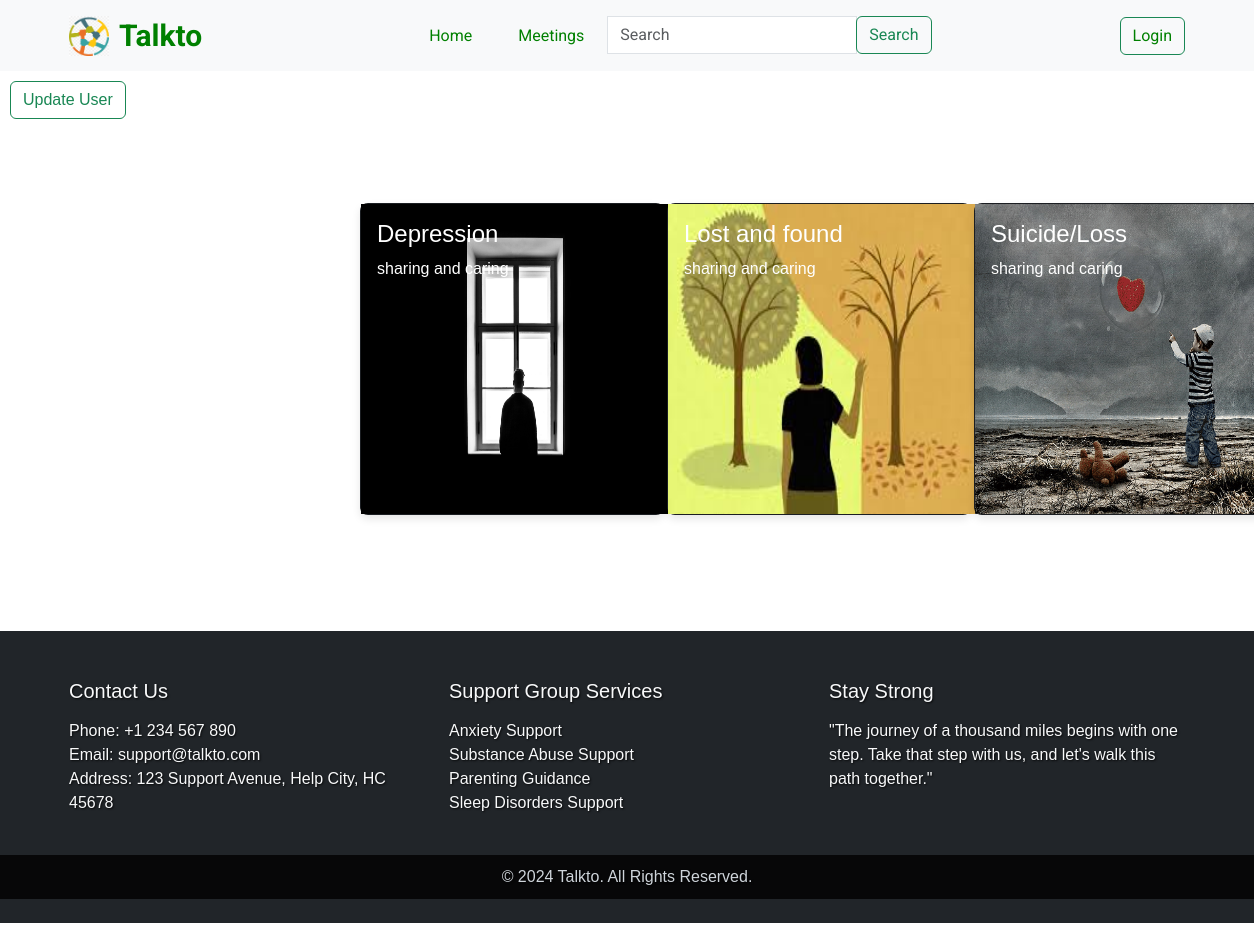
Page /profile/1/ on the committed database.
### base/models.py (models this page shows, shortened)
class Topic(models.Model):
    picture = models.ImageField(null=True, blank=True)
    name = models.CharField(max_length=200)
    description = models.TextField(max_length=500)
    content = models.CharField(max_length=200)
    category = models.ForeignKey(Category, on_delete=models.CASCADE)
    class Meta:
        ordering = ['name']

### base/views.py (the view)
# urls.py: path('profile/<str:pk>/', views.profile, name='profile'),
def profile(request, pk):
    user = User.objects.get(id=pk)
    q = request.GET.get('q') if request.GET.get('q') != None else ''
    topics = user.topics.filter(Q(name__icontains=q) | Q(category__heading__icontains=q) | Q(description__icontains=q))
    heading = "My community"
    categories = Category.objects.all()
    context = {"topics": topics, 'heading': heading, "categories": categories}
    return render(request, 'base/profile.html', context)

### base/models.py (called while the page is built)
    def __str__(self):
        return self.heading

### base/templates/base/profile.html (shortened to what this page needs)
{% extends 'main.html' %}
{% load static %}
{% block static %}
<link rel="stylesheet" href="{% static 'styles/styles.css' %}">
{% endblock %}
{% block content %}
<body class="profile-page">
    <div class="main-content">
        <div style="margin:10px;">
            <a class="btn btn-outline-success" href="{% url 'update_user' %}" role="button">Update User</a>
        </div>
        <br>
        {% include 'base/topic.html' %}
    </div>
</body>
{% endblock %}

### base/templates/base/topic.html (shortened to what this page needs)
{% load static %}
{% block static %}
        <link rel="stylesheet" href="{% static 'styles/styles.css' %}">
{% endblock %}
<div class="home-container" >
    <div class="row">
        <div class="col-md-9">
            <div id="topics" class="row">
                {% for topic in topics %}
                    <div class="col-md-4 topic-card">
                        <div class="card text-bg-dark" style="width: 19rem;">
                            <img src="{{ topic.picture.url }}" class="" style="height:310px; width:310px;" >
                            <div class="card-img-overlay">
                                <h4 class="card-title">{{ topic.name }}</h4>
                                <p class="card-text">{{ topic.content |slice:":200" }}</p>
                                <br><br><br><br><br><br>
                            </div>
                        </div>
                    </div>
                {% endfor %}
            </div>
        </div>
    </div>
</div>

### static/styles/styles.css (style rules this page uses)
body { font-family: Arial, sans-serif; }

### base/templates/base/profile.html (style rules this page uses)
.main-content { min-height: calc(100vh - 250px); }

### base/templates/base/topic.html (style rules this page uses)
.home-container { margin-top:50px; margin-left:50px; }
.topic-card { margin-bottom: 30px; }
#topics .col-md-4 { padding-left: 15px; padding-right: 15px; }
.card { border-radius: 8px; box-shadow: 0 4px 8px rgba(0, 0, 0, 0.1); }
.card-title { color: white; }
.card-text { color: white; }

### rows in the picture
Topic: picture (picture), name "Depression", content "sharing and caring"
Topic: picture (picture), name "Lost and found", content "sharing and caring"
Topic: picture (picture), name "Suicide/Loss", content "sharing and caring"
